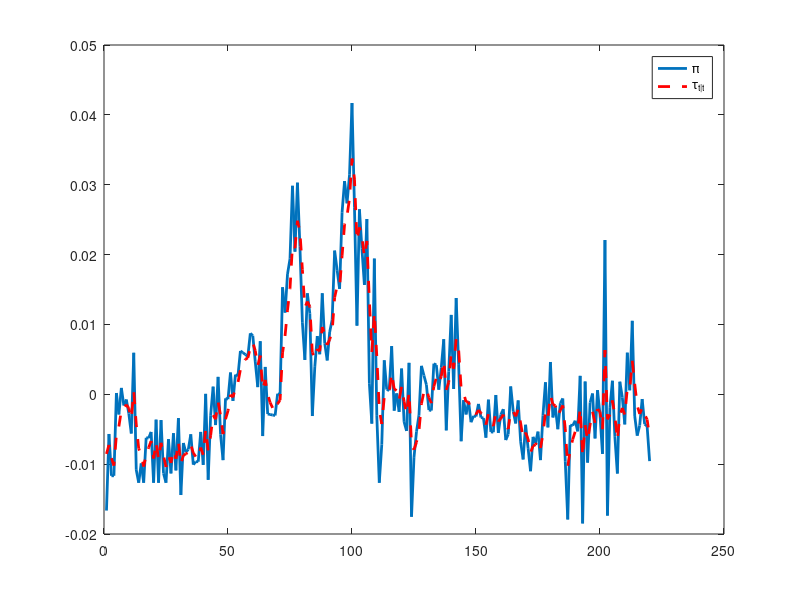

Write the MATLAB code that produced this figure. (Note: this script raises an error after producing the figure.)
%Finds maximum likelihood estiamte of parameters for univariate UC model
%with unit root
% 	tau[t] = tau[t-1] + Cu[t]
% 
%   pi[t] = tau[t] + Ru[t]
%
clear all;
clc
close all

load USdata

Z=USdata(1,:);

%Scalar UC values for A and C in state space system
A=1;
D=1;

dimX=size(A,1);
dimZ=length(D(:,1));

% periods=1000;
randn('seed', 12345);

% build the grid for sigma_eps (state) and sigma_eta (measurement)
Cgrid=[0.0001:0.0001:0.01];
Rgrid=[0.0001:0.001:0.01];
dimC=length(Cgrid);
dimR=length(Rgrid);

T=length(Z);

Grid=zeros(dimC,dimR);

for c=1:dimC;
 
    % for each point of the grid (combination of sigma_eps, sigma_eta)...
    for r=1:dimR;
        C=Cgrid(c); % first guess for sigma_eps
        R=Rgrid(r); % first guess for sigma_eta
%%%%%%%%%%%%%%%%%%%%%%%%%%%%%%%%%%%%%%%%%%%%
%Compute Kalman filter equations
%%%%%%%%%%%%%%%%%%%%%%%%%%%%%%%%%%%%%%%%%%%%
P=zeros(dimX,dimX,T+1);
K=zeros(dimX,dimZ,T);
Xtt=zeros(1,T+1);
LL=0;
P(:,:,1)=C*C'/(1-0.9*A^2);

% ... compute the whole series of the unobserved state
for t=1:T;
    P(:,:,t+1)=A*(P(:,:,t)-(P(:,:,t)*D'/(D*P(:,:,t)*D'+R*R'))*D*P(:,:,t))*A'+C*C';    
    K(:,:,t)= P(:,:,t+1)*D'/(D*P(:,:,t+1)*D'+R*R');
    Xtt(:,t+1)=A*Xtt(:,t)+K(:,:,t)*(Z(:,t)-D*A*Xtt(:,t));
    Ztilda=(Z(:,t)-D*A*Xtt(:,t));
    Omega=D*P(:,:,t+1)*D'+R*R';
    % sum the likelihood related to every t
    LL=LL-0.5*(log(2*pi)+log(det(Omega))+(Ztilda'/Omega)*Ztilda);
end
% save the likelihood associated with the combination of r and c
Grid(c,r)=LL;
    end
end

% get the position (row and column in the grid) 
% of the highest value 

[LLmaxRow IRow]=max(Grid);
[LLmax I]=max(LLmaxRow);
maxindex=[IRow(I) I];
MLEtheta=[Cgrid(maxindex(1)) Rgrid(maxindex(2))]
C=Cgrid(maxindex(1));
R=Rgrid(maxindex(2));

% conditional to this solution for R and C
% get the whole series of the unobserved component

%%%%%%%%%%%%%%%%%%%%%%%%%%%%%%%%%%%%%%%%%%%%
%Compute Kalman filter equations
%%%%%%%%%%%%%%%%%%%%%%%%%%%%%%%%%%%%%%%%%%%%
P=zeros(dimX,dimX,T+1);
K=zeros(dimX,dimZ,T);
Xtt=zeros(1,T+1);
P(:,:,1)=C*C'/(1-0.9*A^2);
for t=1:T;
    P(:,:,t+1)=A*(P(:,:,t)-(P(:,:,t)*D'/(D*P(:,:,t)*D'+R*R'))*D*P(:,:,t))*A'+C*C';    
    K(:,:,t)= P(:,:,t+1)*D'/(D*P(:,:,t+1)*D'+R*R');
    Xtt(:,t+1)=A*Xtt(:,t)+K(:,:,t)*(Z(:,t)-D*A*Xtt(:,t));
end

figure(1)
plot(Z,'linewidth',2)
hold on;
plot(Xtt(2:end),'linewidth',2,'linestyle','--','color','r')
legend('\pi','\tau_{t|t}')
CC=[C,0;];
RR=[0,R;];
[Xsmooth]=smooth(A,CC,D,RR,Z);

figure(2) % there's a typo here somewhere, Sarah will check it
plot(Xtt(2:end),'linewidth',2,'linestyle','-')
hold on
plot(Xsmooth(1:end),'linewidth',2,'linestyle','--','color','g')
legend('\tau_{t|t}','\tau_{t|T}')

[M,L,U]=distplot(A,CC,D,RR,Z,0.95,0.05,100,1,0);

